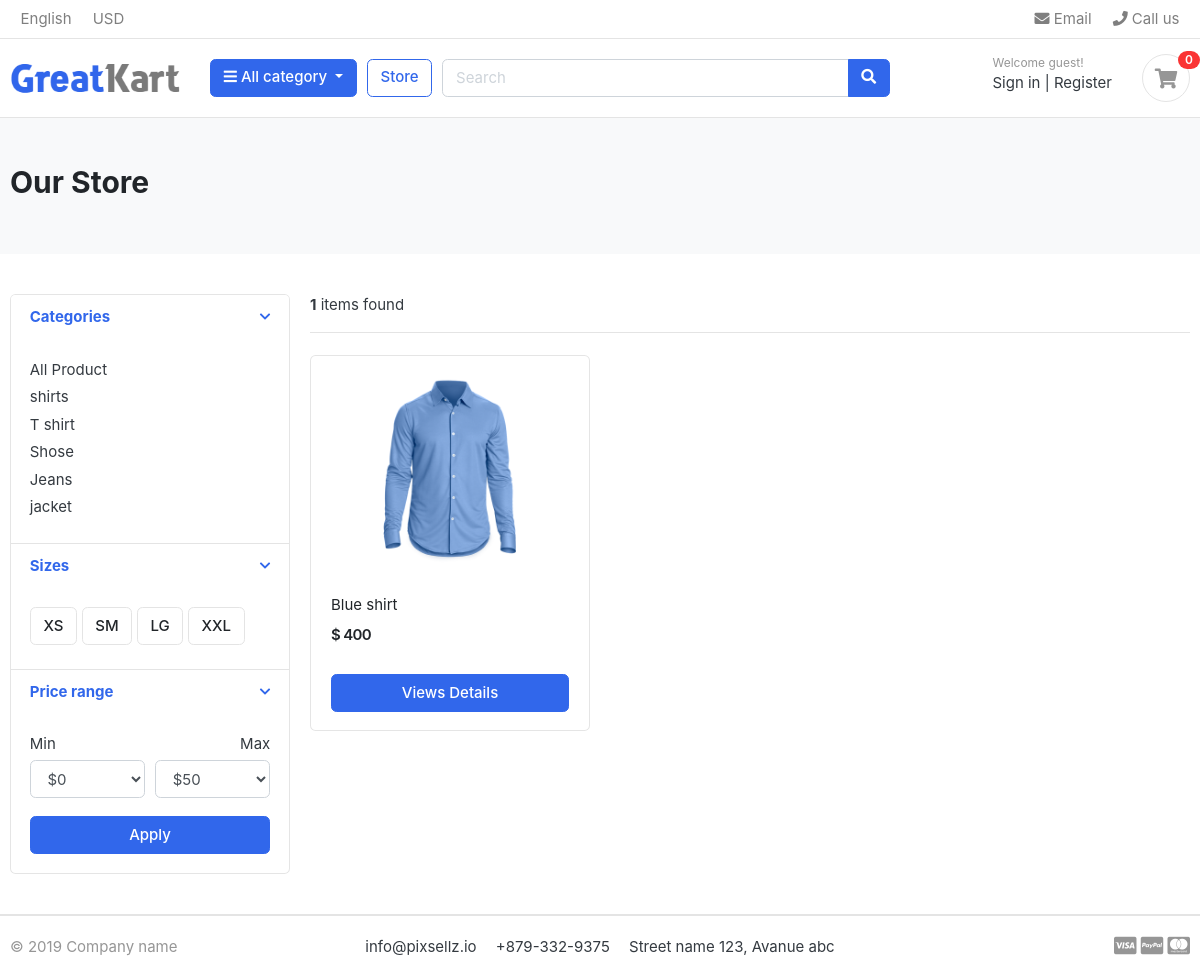
/store/category/shirts/, run on the app's committed database.
### category/models.py (models this page shows)
class Category(models.Model):
    category_name= models.CharField(max_length=100,unique=True)
    slug=models.SlugField(max_length=100,unique=True)
    description=models.TextField(max_length=100,blank=True)
    cat_image=models.ImageField(upload_to='photos/category/',blank=True)
    def get_url(self):
            return reverse('products_by_category',args=[self.slug])
    def __str__(self):
        return self.category_name

### store/models.py (models this page shows, shortened)
class Product(models.Model):
    name=models.CharField(max_length=10)
    slug=models.SlugField(max_length=10)
    description=models.TextField(max_length=10,blank=True)
    price=models.IntegerField()
    image=models.ImageField(upload_to='photos/products')
    stock=models.IntegerField()
    is_available=models.BooleanField(default=True)
    category=models.ForeignKey(Category,on_delete=models.CASCADE)
    created_date= models.DateTimeField(auto_now_add=True)
    modified_date=models.DateTimeField(auto_now=True)
    def get_url(self):
        return reverse('product_detail',args=[self.category.slug,self.slug])

### store/views.py (the view)
# urls.py: path("store/",include('store.urls')),
def store(request,category_slug=None):
    category=None
    product=None
    if category_slug!=None:
        category= get_object_or_404(Category,slug=category_slug)
        product = Product.objects.filter(category=category,is_available=True)
        paginator= Paginator(product,1)
        page=request.GET.get('page')
        paged_product=paginator.get_page(page)
        product_count=product.count()
    else:
        product =Product.objects.all().filter(is_available=True).order_by('id')
        paginator = Paginator(product,1)
        page= request.GET.get('page')
        paged_product =paginator.get_page(page)
        product_count=product.count()
    context={
                "product":paged_product,
                'product_count':product_count
            }
    return render(request, "store/store.html",context)

### carts/context_proceesor.py (called while the page is built)
def counter(request):
    cart_count=0
    if 'admin' in request.path:
        return {}
    else:
        try:
            cart =Cart.objects.filter(cart_id=_cart_id(request))
            cart_items =CartItem.objects.all().filter(cart=cart[:1])
            for cart_item in cart_items:
                cart_count+=cart_item.quantity
        except Cart.DoesNotExist:
            cart_count=0
    return dict(cart_count=cart_count)

### carts/views.py (called while the page is built)
def _cart_id(request):
    cart = request.session.session_key
    if not cart:
        cart = request.session.create()
    return cart

### category/context_processore.py (called while the page is built)
def manu_list(request):
    links=Category.objects.all()
    print("--", dict(link=links))
    return dict(link=links)

### store/templates/store/store.html (shortened to what this page needs)
{%extends 'base.html'%}
{%load static%}
{% block content %}
<section class="section-pagetop bg">
<div class="container">
	{%if 'search' in request.path%}
	  <h2 class="title-page">Search result</h2>
	{%else%}
	   <h2 class="title-page">Our Store</h2>
	{%endif%}
</div>
</section>
<section class="section-content padding-y">
<div class="container">
<div class="row">
	<aside class="col-md-3">
<div class="card">
	<article class="filter-group">
		<header class="card-header">
			<a href="#" data-toggle="collapse" data-target="#collapse_1" aria-expanded="true" class="">
				<i class="icon-control fa fa-chevron-down"></i>
				<h6 class="title">Categories</h6>
			</a>
		</header>
		<div class="filter-content collapse show" id="collapse_1" style="">
			<div class="card-body">
				<ul class="list-menu">
				    <li><a href="{% url 'store' %}">All Product</a></li>
					{%for category in link%}
				<li><a href="{{category.get_url}}">{{category.category_name}}</a></li>
					{%endfor%}
				</ul>
			</div>
		</div>
	</article>
	<article class="filter-group">
		<header class="card-header">
			<a href="#" data-toggle="collapse" data-target="#collapse_4" aria-expanded="true" class="">
				<i class="icon-control fa fa-chevron-down"></i>
				<h6 class="title">Sizes </h6>
			</a>
		</header>
		<div class="filter-content collapse show" id="collapse_4" style="">
			<div class="card-body">
			  <label class="checkbox-btn">
			    <span class="btn btn-light"> XS </span>
			  </label>
			  <label class="checkbox-btn">
			    <span class="btn btn-light"> SM </span>
			  </label>
			  <label class="checkbox-btn">
			    <span class="btn btn-light"> LG </span>
			  </label>
			  <label class="checkbox-btn">
			    <span class="btn btn-light"> XXL </span>
			  </label>
		</div>
		</div>
	</article>
	<article class="filter-group">
		<header class="card-header">
			<a href="#" data-toggle="collapse" data-target="#collapse_3" aria-expanded="true" class="">
				<i class="icon-control fa fa-chevron-down"></i>
				<h6 class="title">Price range </h6>
			</a>
		</header>
		<div class="filter-content collapse show" id="collapse_3" style="">
			<div class="card-body">
				<div class="form-row">
				<div class="form-group col-md-6">
				  <label>Min</label>
				  	<select class="mr-2 form-control">
						<option value="0">$0</option>
					</select>
				</div>
				<div class="form-group text-right col-md-6">
				  <label>Max</label>
				  	<select class="mr-2 form-control">
						<option value="50">$50</option>
					</select>
				</div>
				</div>
				<button class="btn btn-block btn-primary">Apply</button>
			</div>
		</div>
	</article>
</div>
	</aside>
	<main class="col-md-9">
<header class="border-bottom mb-4 pb-3">
		<div class="form-inline">
			<span class="mr-md-auto"><b>{{product_count}}</b> items found </span>
		</div>
</header>
<div class="row">
	{%if product%}
    {%for product in product %}
	<div class="col-md-4">
		<figure class="card card-product-grid">
			<div class="img-wrap">
				<a href="{{product.get_url}}"><img src="{{product.image.url}}"></a>
			</div>
			<figcaption class="info-wrap">
				<div class="fix-height">
					<a href="{{product.get_url}}" class="title">{{product.name}}</a>
					<div class="price-wrap mt-2">
						<span class="price">$ {{product.price}}</span>
					</div>
				</div>
				<a href="{{product.get_url}}" class="btn btn-block btn-primary">Views Details</a>
			</figcaption>
		</figure>
	</div>
    {%endfor%}
	{%else%}
	<div>
		<h2>No Result found.please try again</h2>
	</div>
   {%endif%}
</div>
	</main>
</div>
</div>
</section>
{%endblock%}

### static/css/ui.css (style rules this page uses)
html { font-family: "Inter", sans-serif; font-size: 15px; }
.img-wrap { text-align: center; display: block; }
.img-wrap img { max-width: 100%; }
.price-wrap { letter-spacing: -0.7px; }
.padding-y { padding-top: 40px; padding-bottom: 40px; }
figure { margin-bottom: 0; }
article:after, .form-group:after { display: block; clear: both; content: ""; }
.bg { background-color: #f8f9fa; }
.title-page { color: #212529; }
.btn-light { background-color: #fff; border-color: #e4e4e4; }
[class*=list-] li:after { visibility: hidden; display: block; content: ""; overflow: hidden; height: 0; clear: both; }
.list-menu { list-style: none; margin: 0; padding-left: 0; }
.list-menu li { margin-bottom: 5px; }
.list-menu a { color: #343a40; }
[class*=card-product] a.title { color: #212529; display: block; }
[class*=card-product] .img-wrap { overflow: hidden; position: relative; }
[class*=card-product] .img-wrap img { height: 100%; max-width: 100%; width: auto; display: inline-block; -o-object-fit: cover; object-fit: cover; }
.card-product-grid { margin-bottom: 20px; }
.card-product-grid .img-wrap { border-radius: 0.2rem 0.2rem 0 0; height: 220px; }
.card-product-grid .info-wrap { overflow: hidden; padding: 18px 20px; }
.card-product-grid .fix-height { height: 80px; overflow: hidden; }
.card .img-wrap { overflow: hidden; }
.price { font-weight: 600; color: #212529; }
.icon-control { margin-top: 5px; float: right; font-size: 80%; }
.card-header .title { margin-bottom: 0; line-height: 1.5; }
.filter-group { border-bottom: 1px solid #e4e4e4; }
.filter-group .card-header { border-bottom: 0; }
.filter-group:last-child { border-bottom: 0; }
.checkbox-btn { position: relative; }
.section-pagetop { padding: 45px 0; }

### data on the page
Category: category_name "shirts"
Category: category_name "T shirt"
Category: category_name "Shose"
Category: category_name "Jeans"
Category: category_name "jacket"
Product: image (picture), name "Blue shirt", price "400"

### other printed values
{{ cart_count }} "0"
{{ product_count }} "1"
